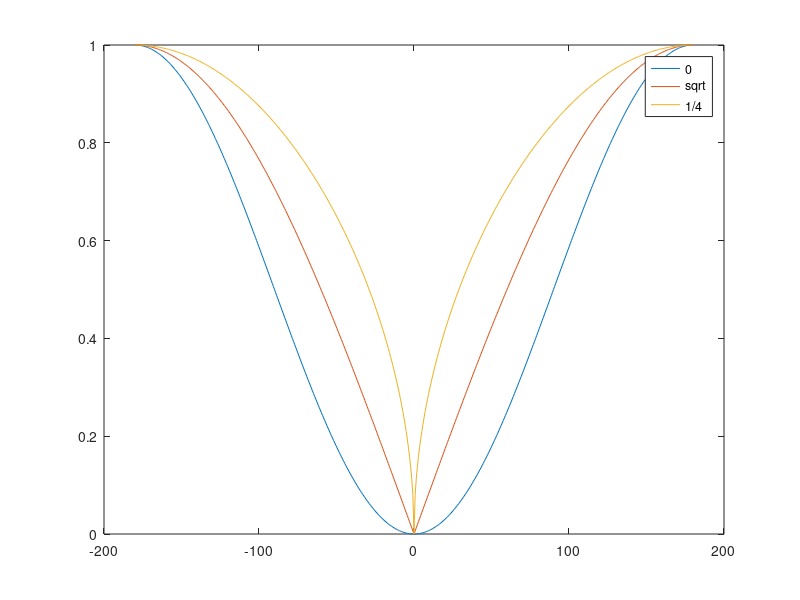

This chart was generated by the following MATLAB code:

clear; clc;

tP = [1;0];
chi = linspace(-pi,pi,501);
VG_set = [0 0.01 0.05 0.1 0.5 1];
for i=1:length(VG_set)
    VG = VG_set(i);
    vG = VG*[cos(chi);sin(chi)];
    if VG>=1
        e_lat(i,:) = sqrt((VG - (tP(1)*vG(1,:)+tP(2)*vG(2,:)))/VG/2);
    else
        e_lat(i,:) = sqrt((VG - (tP(1)*vG(1,:)+tP(2)*vG(2,:)))/2);
    end
end
plot(rad2deg(chi), e_lat)
legend('0','0.01','0.05','0.1','0.5','1')

%%

clear; clc;

tP = [1;0];
chi = linspace(-pi,pi,101);
VG_set = linspace(0,1,101);
for i=1:length(VG_set)
    VG = VG_set(i);
    vG = VG*[cos(chi);sin(chi)];
    if VG>=1
        e_lat(i,:) = sqrt((VG - (tP(1)*vG(1,:)+tP(2)*vG(2,:)))/VG/2);
    else
%         e_lat(i,:) = sqrt((VG-2)*(-VG + (tP(1)*vG(1,:)+tP(2)*vG(2,:)))/2);
        e_lat(i,:) = sqrt(-(VG-2)*(VG - (tP(1)*vG(1,:)+tP(2)*vG(2,:)))/2);
    end
end

mesh(rad2deg(chi),VG_set,e_lat)
xlabel('\chi')
ylabel('VG')
zlabel('e')

%%
clear; clc;

tP = [1;0];
chi = linspace(-pi,pi,501);
VG_set = [1];
for i=1:length(VG_set)
    VG = VG_set(i);
    vG = VG*[cos(chi);sin(chi)];
    if VG>=1
        e_lat0(i,:) = ((VG - (tP(1)*vG(1,:)+tP(2)*vG(2,:)))/VG/2);
        e_lat(i,:) = sqrt((VG - (tP(1)*vG(1,:)+tP(2)*vG(2,:)))/VG/2);
        e_lat2(i,:) = ((VG - (tP(1)*vG(1,:)+tP(2)*vG(2,:)))/VG/2).^(1/4);
    else
        e_lat0(i,:) = sqrt((VG - (tP(1)*vG(1,:)+tP(2)*vG(2,:))));
        e_lat(i,:) = sqrt((VG - (tP(1)*vG(1,:)+tP(2)*vG(2,:))));
        e_lat2(i,:) = ((VG - (tP(1)*vG(1,:)+tP(2)*vG(2,:)))).^(1/4);
    end
end
plot(rad2deg(chi), e_lat0, rad2deg(chi), e_lat, rad2deg(chi), e_lat2)
legend('0','sqrt','1/4')
